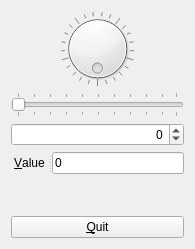
<?xml version="1.0" encoding="UTF-8"?>
<ui version="4.0">
 <class>Widget</class>
 <widget class="QWidget" name="Widget">
  <property name="geometry">
   <rect>
    <x>0</x>
    <y>0</y>
    <width>195</width>
    <height>249</height>
   </rect>
  </property>
  <property name="windowTitle">
   <string>Widget</string>
  </property>
  <layout class="QVBoxLayout" name="verticalLayout">
   <item>
    <widget class="QDial" name="dial">
     <property name="wrapping">
      <bool>true</bool>
     </property>
     <property name="notchesVisible">
      <bool>true</bool>
     </property>
    </widget>
   </item>
   <item>
    <widget class="QSlider" name="horizontalSlider">
     <property name="orientation">
      <enum>Qt::Orientation::Horizontal</enum>
     </property>
     <property name="tickPosition">
      <enum>QSlider::TickPosition::TicksBothSides</enum>
     </property>
    </widget>
   </item>
   <item>
    <widget class="QSpinBox" name="spinBox">
     <property name="wrapping">
      <bool>true</bool>
     </property>
     <property name="alignment">
      <set>Qt::AlignmentFlag::AlignRight|Qt::AlignmentFlag::AlignTrailing|Qt::AlignmentFlag::AlignVCenter</set>
     </property>
    </widget>
   </item>
   <item>
    <widget class="QSplitter" name="splitter">
     <property name="orientation">
      <enum>Qt::Orientation::Horizontal</enum>
     </property>
     <widget class="QLabel" name="label">
      <property name="text">
       <string>&amp;Value</string>
      </property>
      <property name="alignment">
       <set>Qt::AlignmentFlag::AlignCenter</set>
      </property>
      <property name="buddy">
       <cstring>lineEdit</cstring>
      </property>
     </widget>
     <widget class="QLineEdit" name="lineEdit">
      <property name="inputMask">
       <string>09</string>
      </property>
      <property name="text">
       <string>0</string>
      </property>
      <property name="placeholderText">
       <string>input the number</string>
      </property>
     </widget>
    </widget>
   </item>
   <item>
    <spacer name="verticalSpacer">
     <property name="orientation">
      <enum>Qt::Orientation::Vertical</enum>
     </property>
     <property name="sizeType">
      <enum>QSizePolicy::Policy::Maximum</enum>
     </property>
     <property name="sizeHint" stdset="0">
      <size>
       <width>20</width>
       <height>60</height>
      </size>
     </property>
    </spacer>
   </item>
   <item>
    <widget class="QSplitter" name="splitter_2">
     <property name="orientation">
      <enum>Qt::Orientation::Horizontal</enum>
     </property>
     <widget class="QPushButton" name="pushButton">
      <property name="text">
       <string>&amp;Quit</string>
      </property>
     </widget>
    </widget>
   </item>
  </layout>
 </widget>
 <tabstops>
  <tabstop>lineEdit</tabstop>
  <tabstop>dial</tabstop>
  <tabstop>horizontalSlider</tabstop>
  <tabstop>spinBox</tabstop>
  <tabstop>pushButton</tabstop>
 </tabstops>
 <resources/>
 <connections>
  <connection>
   <sender>dial</sender>
   <signal>valueChanged(int)</signal>
   <receiver>horizontalSlider</receiver>
   <slot>setValue(int)</slot>
   <hints>
    <hint type="sourcelabel">
     <x>52</x>
     <y>60</y>
    </hint>
    <hint type="destinationlabel">
     <x>43</x>
     <y>89</y>
    </hint>
   </hints>
  </connection>
  <connection>
   <sender>horizontalSlider</sender>
   <signal>valueChanged(int)</signal>
   <receiver>spinBox</receiver>
   <slot>setValue(int)</slot>
   <hints>
    <hint type="sourcelabel">
     <x>73</x>
     <y>93</y>
    </hint>
    <hint type="destinationlabel">
     <x>73</x>
     <y>116</y>
    </hint>
   </hints>
  </connection>
  <connection>
   <sender>spinBox</sender>
   <signal>valueChanged(int)</signal>
   <receiver>dial</receiver>
   <slot>setValue(int)</slot>
   <hints>
    <hint type="sourcelabel">
     <x>124</x>
     <y>114</y>
    </hint>
    <hint type="destinationlabel">
     <x>123</x>
     <y>78</y>
    </hint>
   </hints>
  </connection>
  <connection>
   <sender>spinBox</sender>
   <signal>textChanged(QString)</signal>
   <receiver>lineEdit</receiver>
   <slot>setText(QString)</slot>
   <hints>
    <hint type="sourcelabel">
     <x>99</x>
     <y>123</y>
    </hint>
    <hint type="destinationlabel">
     <x>97</x>
     <y>140</y>
    </hint>
   </hints>
  </connection>
  <connection>
   <sender>pushButton</sender>
   <signal>clicked()</signal>
   <receiver>Widget</receiver>
   <slot>close()</slot>
   <hints>
    <hint type="sourcelabel">
     <x>110</x>
     <y>226</y>
    </hint>
    <hint type="destinationlabel">
     <x>169</x>
     <y>204</y>
    </hint>
   </hints>
  </connection>
 </connections>
</ui>
